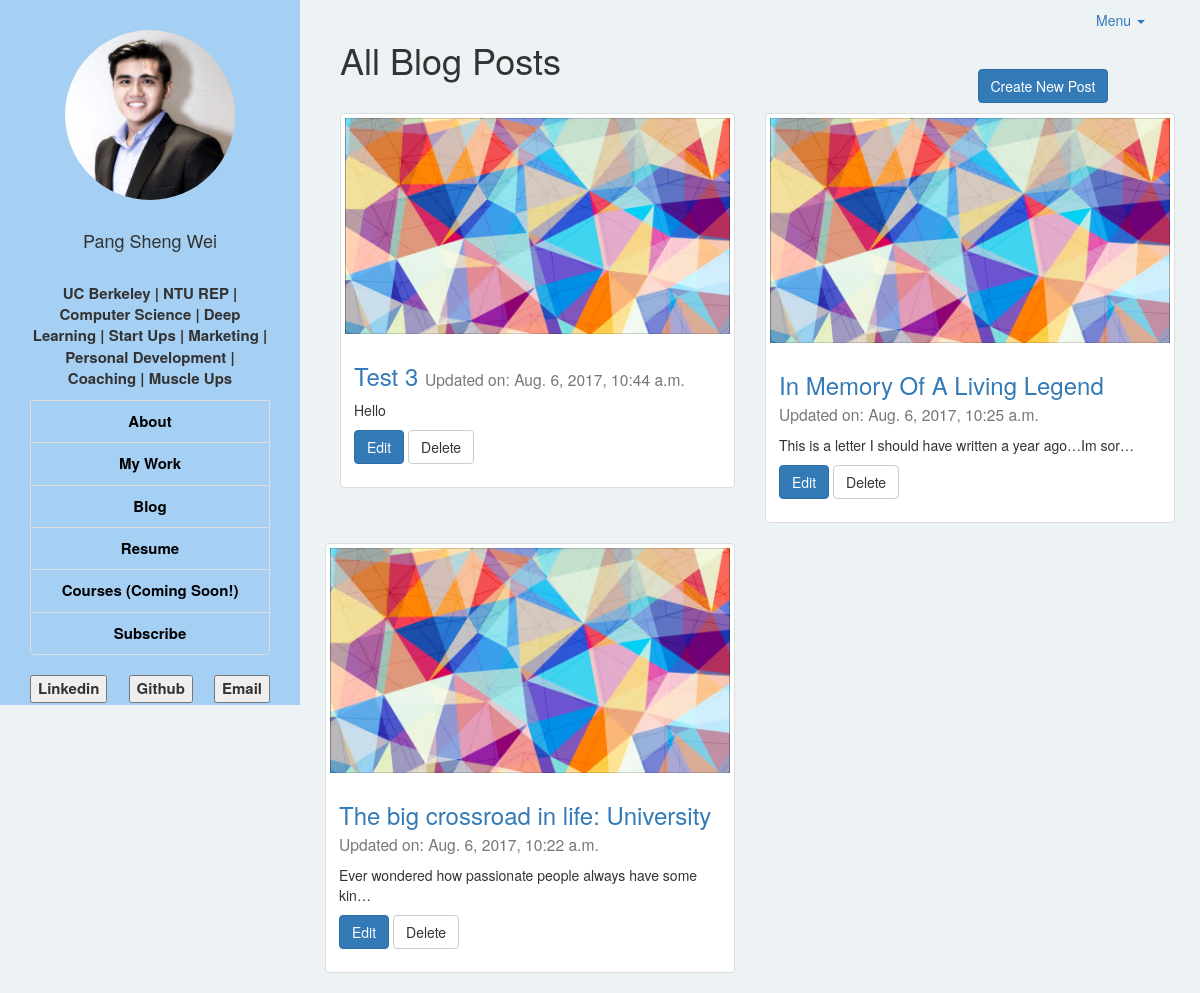
/posts/, run on the app's committed database.
### pswapp/models.py (models this page shows, shortened)
class Post(models.Model):
    title = models.CharField(max_length=120)
    content = models.TextField()
    image = models.ImageField(null=True, blank=True, height_field='height_field', width_field='width_field')
    height_field = models.IntegerField(default=0)
    width_field = models.IntegerField(default=0)
    updated = models.DateTimeField(auto_now=True, auto_now_add=False)
    timestamp = models.DateTimeField(auto_now=False, auto_now_add=True)

### pswapp/views.py (the view)
# urls.py: url(r'posts/$', views.posts_home, name='posts_home'),
def posts_home(request):
    queryset = Post.objects.all().order_by("-timestamp")
    context = {
        "object_list": queryset,
        "title": "List"
    }
    return render(request, 'blog.html', context)

### pswapp/templates/blog.html
{% extends 'base.html' %}
{% load static %}
{% block page %}
<br>
<div class="row">
  <div class="col-sm-9 col-md-9">
    <h1 >All Blog Posts
    </h1>
  </div>
  <div class="col-sm-3 col-md-3">
    <h1><a href="{% url 'post_create' %}" class="btn btn-primary">Create New Post</a></h1>
  </div>
</div>
{% for post in object_list %}
{% if post.id|divisibleby:2 %}
<div class="row">
  <div class="col-sm-6 col-md-6 col-lg-6">
    <div class="thumbnail">
        {% if post.image %}
          <img src='{{ post.image.url }}' class="img-responsive" />
        {% endif %}
      <div class="caption">
        <h3>
          <a href="{% url 'post_detail' id=post.id %}">{{ post.title }}</a>
          <small>Updated on: {{ post.updated }}</small>
        </h3>
        <p>{{ post.content | linebreaks | truncatechars:60 }}</p>
        <p>
          <a href="{% url 'post_update' id=post.id %}" class="btn btn-primary" role="button">Edit</a>
          <a href="{% url 'post_delete' id=post.id %}" class="btn btn-default" role="button">Delete</a>
        </p>
      </div>
  </div>
</div>
{% else %}
<div class="col-sm-6 col-md-6 col-lg-6">
  <div class="thumbnail">
      {% if post.image %}
        <img src='{{ post.image.url }}' class="img-responsive" />
      {% endif %}
    <div class="caption">
      <h3>
        <a href="{% url 'post_detail' id=post.id %}">{{ post.title }}</a>
        <small>Updated on: {{ post.updated }}</small>
      </h3>
      <p>{{ post.content | linebreaks | truncatechars:60 }}</p>
      <p>
        <a href="{% url 'post_update' id=post.id %}" class="btn btn-primary" role="button">Edit</a>
        <a href="{% url 'post_delete' id=post.id %}" class="btn btn-default" role="button">Delete</a>
      </p>
    </div>
  </div>
 </div>
</div>
{% endif %}
{% endfor %}
{% endblock %}

### pswapp/static/css/style.css (style rules this page uses)
body { padding-top: 0px; background-color: #EDF2F5; overflow: auto; }

### data on the page
Post: image (picture), title "Test 3", updated "Aug. 6, 2017, 10:44 a.m.", content "Hello"
Post: image (picture), title "In Memory Of A Living Legend", updated "Aug. 6, 2017, 10:25 a.m.", content "This is a letter I should have written a year ago…Im sor…"
Post: image (picture), title "The big crossroad in life: University", updated "Aug. 6, 2017, 10:22 a.m.", content "Ever wondered how passionate people always have some kin…"
